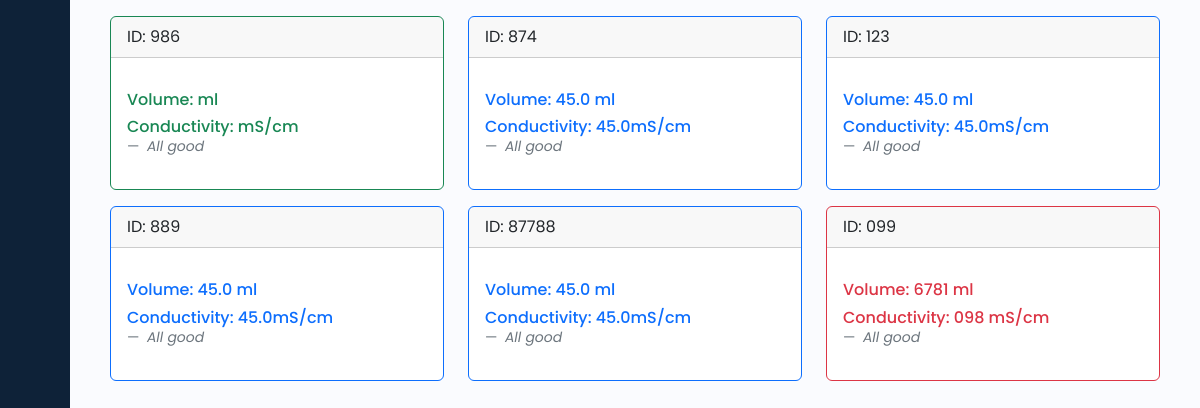
Before: / with the older database file.
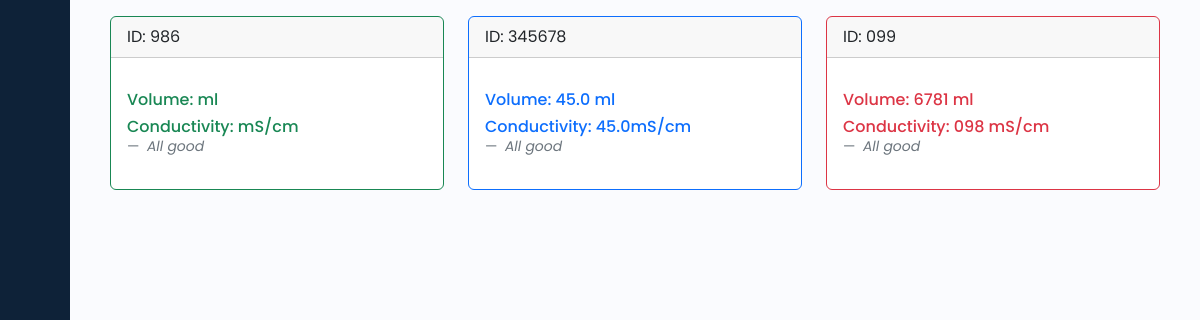
After: the same page with the newer database file.
### main/models.py (models this page shows, shortened)
class Animal(models.Model):
    animal_id = models.CharField(max_length=100, unique=True)
    volume = models.FloatField(default=45.0)
    conductivity = models.FloatField(default=45.0)
    timestamp = models.DateTimeField()

### main/views.py (the view)
# urls.py: path('', views.index, name='index'),
def index(request):
    volume_data = SensorData.objects.latest('volume')
    conductivity_data =SensorData.objects.latest('conductivity')
    timestamp_data = SensorData.objects.latest('timestamp')
    volume = db.child("Flow_Sensor").child("Flow sensor:").get().val()
    conductivity = db.child("Electrical Conductivity").child("Conductivity").get().val()
    timestamp = timestamp_data.timestamp
    flagged_message = ""
    animal_data = Animal.objects.all()
    if conductivity is not None:
        if conductivity >= SOME_HIGH_CONDUCTIVITY_LEVEL:
            flagged_message = "Potential mastitis"
        else:
            flagged_message = "All good"
    else:
        flagged_message = "No data available"
    context = {
        "animal_data": animal_data,
        "volume": volume,
        "conductivity": conductivity,
        "timestamp": timestamp,
        "flagged_message": flagged_message,
    }
    return render(request, 'index.html',context)

### templates/index.html (shortened to what this page needs)
{% extends 'base.html' %}
{% block content %}
<div class="wrapper">
    <aside id="sidebar">
      <div class="d-flex">
        <button class="toggle-btn" type="button">
        </button>
      </div>
      <ul class="sidebar-nav">
        <li class="sidebar-item">
          <a href="#" class="sidebar-link" data-bs-toggle="modal" data-bs-target="#addAnimalModal">
          </a>
        </li>
      </ul>
    </aside>
    <div class="main p-3">
          <div class="container">
            <div class="container">
                <div class="row">
                    <div class="col-12 col-md-6 col-lg-4 mb-3">
                        <div class="card border-success" style="max-width: 100%;">
                            <div class="card-header">ID: 986</div>
                            <div class="card-body text-success">
                                <p>
                                    <h6 class="card-title">Volume:  ml</h6>
                                    <h6 class="card-title">Conductivity:  mS/cm</h6>
                                </p>
                                <footer class="blockquote-footer">
                                    <cite title="Source Title"><span id="flagged_message1">{{ flagged_message|default:"All good" }}</span></cite>
                                </footer>
                            </div>
                        </div>
                    </div>
                    {% for animal in animal_data %}
                    <div class="col-12 col-md-6 col-lg-4 mb-3">
                        <div class="card border-primary" style="max-width: 100%;">
                            <div class="card-header">ID: {{ animal.animal_id }} </div>
                            <div class="card-body text-primary">
                                <p>
                                    <h6 class="card-title">Volume: <span id="volume{{ forloop.counter }}">{{ animal.volume }}</span> ml</h6>
                                    <h6 class="card-title">Conductivity: <span id="conductivity{{ forloop.counter }}">{{ animal.conductivity }}</span>mS/cm</h6>
                                </p>
                                <footer class="blockquote-footer">
                                    <cite title="Source Title"><span id="flagged_message1">{{ flagged_message }}</span></cite>
                                </footer>
                            </div>
                        </div>
                    </div>
                    {% endfor %}
                    <div class="col-12 col-md-6 col-lg-4 mb-3">
                        <div class="card border-danger" style="max-width: 100%;">
                            <div class="card-header">ID: 099</div>
                            <div class="card-body text-danger">
                                <p>
                                    <h6 class="card-title">Volume: <span id="volume1">6781</span> ml</h6>
                                    <h6 class="card-title">Conductivity: <span id="conductivity1">098</span> mS/cm</h6>
                                </p>
                                <footer class="blockquote-footer">
                                    <cite title="Source Title"><span id="flagged_message1">{{ flagged_message|default:"All good" }}</span></cite>
                                </footer>
                            </div>
                        </div>
                    </div>
                </div>
            </div>
        </div>
    </div>
  </div>
{% endblock %}

### templates/base.html (shortened to what this page needs)
<!DOCTYPE html>
<html lang="en">
  <head>
    <link
      href="https://cdn.jsdelivr.net/npm/bootstrap@5.3.0-alpha3/dist/css/bootstrap.min.css"
      rel="stylesheet"
    />
  </head>
  <body>
    {% include 'navbar.html' %} {% block content %} {% endblock %}
  </body>
</html>

### templates/navbar.html (shortened to what this page needs)
{% load static %}
<!DOCTYPE html>
<html lang="en">
  <head>
    <link href="https://cdn.lineicons.com/4.0/lineicons.css" rel="stylesheet" />
    <link
      href="https://cdn.jsdelivr.net/npm/bootstrap@5.3.0-alpha3/dist/css/bootstrap.min.css"
      rel="stylesheet"
    />
    <link rel="stylesheet" href="{% static 'main/css/style.css' %}" />
  </head>
  <body>
  </body>
</html>

### static/main/css/style.css (style rules this page uses)
a { text-decoration: none; }
li { list-style: none; }
body { font-family: 'Poppins', sans-serif; }
.wrapper { display: flex; }
.main { min-height: 100vh; width: 100%; overflow: hidden; transition: all 0.35s ease-in-out; background-color: #fafbfe; }
#sidebar { width: 70px; min-width: 70px; z-index: 1000; transition: all .25s ease-in-out; background-color: #0e2238; display: flex; flex-direction: column; }
.toggle-btn { background-color: transparent; cursor: pointer; border: 0; padding: 1rem 1.5rem; }
.sidebar-nav { padding: 2rem 0; flex: 1 1 auto; }
a.sidebar-link { padding: .625rem 1.625rem; color: #FFF; display: block; font-size: 0.9rem; white-space: nowrap; border-left: 3px solid transparent; }
.sidebar-item { position: relative; }

Changed rows visible on the page:
removed Animal: animal_id "123", volume "45.0", conductivity "45.0", flagged_message "All good"
removed Animal: animal_id "889", volume "45.0", conductivity "45.0", flagged_message "All good"
removed Animal: animal_id "87788", volume "45.0", conductivity "45.0", flagged_message "All good"
changed Animal: animal_id "874" → "345678"
